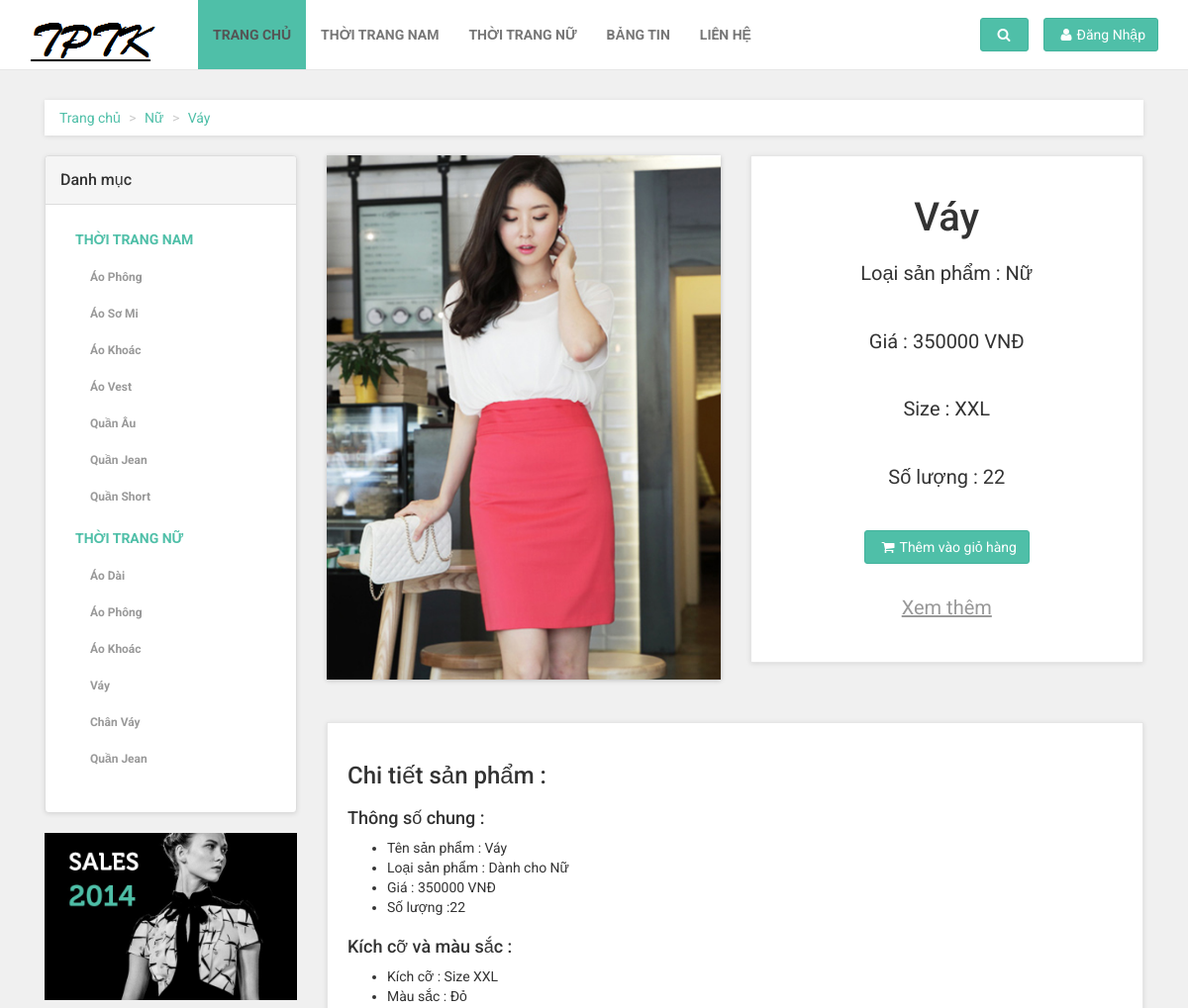
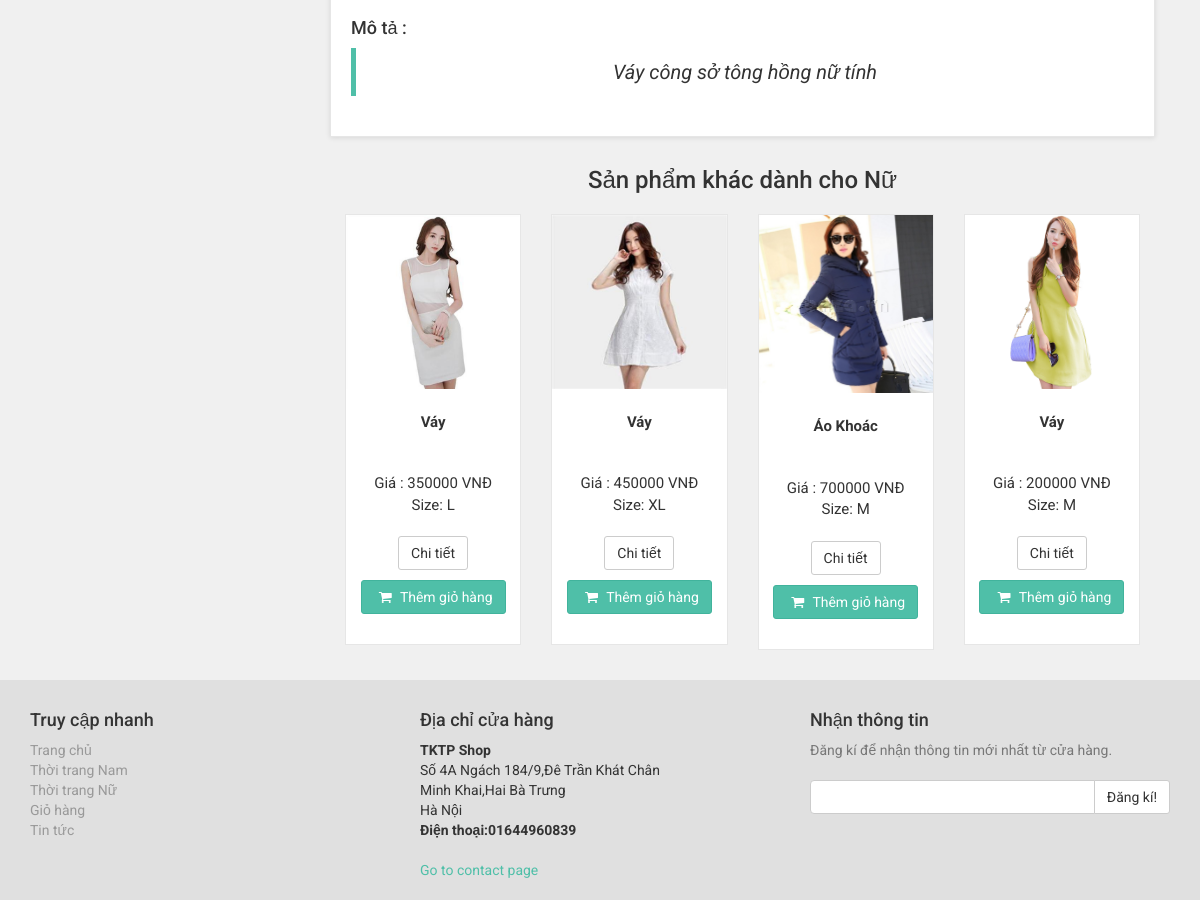
The app's page /views/khachhang/route.php?controller=controller_sanpham&action=showSP_detail&id_sp=23 with its own data (2 pictures, top to bottom).
### tables this page shows
CREATE TABLE `sanpham` (
  `idsanpham` int(11) NOT NULL,
  `tensanpham` varchar(40) DEFAULT NULL,
  `loaisanpham` varchar(40) DEFAULT NULL,
  `giasanpham` double DEFAULT NULL,
  `mausacsanpham` varchar(40) DEFAULT NULL,
  `sizesanpham` varchar(11) DEFAULT NULL,
  `soluongsanpham` int(40) DEFAULT NULL,
  `motasanpham` text,
  `urlanhsanpham` varchar(255) DEFAULT NULL
);

### controllers/controller_sanpham.php (called while the page is built, shortened)
<?php
require_once (__DIR__."/../models/model_sanpham.php");
require_once (__DIR__."/../models/sanpham.php");
class controller_sanpham {
    private $modelSP;
    public function __construct()
    {
        $this->modelSP=new Model_Sanpham();
    }
    public function showSP_detail(){
        $data=$this->modelSP->getSP_id($_GET['id_sp']);
        $sp=$data;
        $data_sp=$this->modelSP->getSP_type_limit($sp-> getLoaisanpham(),0,4);
        require_once (__DIR__."/../views/khachhang/detail.php");
    }
}
?>

### views/khachhang/route.php (called while the page is built, shortened)
<?php
if(isset($_GET["controller"])&&isset($_GET["action"])){
     $action= $_GET["action"];
}
else{
    $controller="controller_error";
    $action="error";
}
$control= new $controller;
$control->$action();
?>

### models/model_sanpham.php (called while the page is built, shortened)
<?php
require_once("DBconnector.php");
require_once ("sanpham.php");
class Model_Sanpham{
    private $conn;
    public function __construct()
    {
        $dbconnect= new DBConnector();
        $this->conn = $dbconnect->connect();
    }
    public function getSP_id($id){
        $sql="select * from sanpham where sanpham.idsanpham='".$id."';";
        $result=$this->conn->query($sql);
        while($row=$result->fetch_assoc()){
            $sp= new sanpham($row['idsanpham'],$row['tensanpham'],$row['loaisanpham'],$row['giasanpham'],$row['mausacsanpham'],$row['sizesanpham'],
                $row['soluongsanpham'],$row['motasanpham'],$row['urlanhsanpham']);
        }
        return $sp;
    }
    public function getSP_type_limit($type,$start,$limit){
        $sql="select * from sanpham where sanpham.loaisanpham='".$type."' limit ".$start.",".$limit.";";
        $result=$this->conn->query($sql);
        $array_sp= array();
        while($row=$result->fetch_assoc()){
            $sp= new sanpham($row['idsanpham'],$row['tensanpham'],$row['loaisanpham'],$row['giasanpham'],$row['mausacsanpham'],$row['sizesanpham'],
                $row['soluongsanpham'],$row['motasanpham'],$row['urlanhsanpham']);
            array_push($array_sp,$sp);
        }
        return $array_sp;
    }
}
?>

### models/DBconnector.php (called while the page is built)
<?php
class DBConnector {
    public function connect(){
        $host='localhost';
        $user='root';
        $password='123456';
        $db='csdl_congngheweb';
        $connection=mysqli_connect($host,$user,$password,$db);
        mysqli_set_charset($connection,"utf8");
        return $connection;
    }
}
?>

### models/sanpham.php (called while the page is built, shortened)
<?php
class sanpham {
    private $idsanpham;
    private $tensanpham;
    private $loaisanpham;
    private $giasanpham;
    private $mausacsanpham;
    private $sizesanpham;
    private $soluongsanpham;
    private $motasanpham;
    private $urlanhsanpham;
    public function __construct($idsanpham, $tensanpham, $loaisanpham, $giasanpham, $mausacsanpham, $sizesanpham, $soluongsanpham, $motasanpham, $urlanhsanpham)
    {
        $this->idsanpham = $idsanpham;
        $this->tensanpham = $tensanpham;
        $this->loaisanpham = $loaisanpham;
        $this->giasanpham = $giasanpham;
        $this->mausacsanpham = $mausacsanpham;
        $this->sizesanpham = $sizesanpham;
        $this->soluongsanpham = $soluongsanpham;
        $this->motasanpham = $motasanpham;
        $this->urlanhsanpham = $urlanhsanpham;
    }
    public function getIdsanpham()
    {
        return $this->idsanpham;
    }
    public function getTensanpham()
    {
        return $this->tensanpham;
    }
    public function getLoaisanpham()
    {
        return $this->loaisanpham;
    }
    public function getGiasanpham()
    {
        return $this->giasanpham;
    }
    public function getMausacsanpham()
    {
        return $this->mausacsanpham;
    }
    public function getSizesanpham()
    {
        return $this->sizesanpham;
    }
    public function getSoluongsanpham()
    {
        return $this->soluongsanpham;
    }
    public function getMotasanpham()
    {
        return $this->motasanpham;
    }
    public function getUrlanhsanpham()
    {
        return $this->urlanhsanpham;
    }
}
?>

### views/khachhang/detail.php (the view, shortened to what this page needs)
<?php
include 'header.php';
 require_once ("../../models/model_sanpham.php");
?>
    <div id="all">
        <div id="content">
            <div class="container">
                <div class="col-md-12">
                    <ul class="breadcrumb">
                        <li><a href="index.php">Trang chủ</a>
                        </li>
                        <li><a href="route.php?controller=controller_sanpham&action=showSP_type&type_sp=<?php echo $sp->getLoaisanpham();?>"><?php  echo $sp->getLoaisanpham();?></a>
                        </li>
                        <li><a href="route.php?controller=controller_sanpham&action=showSP_type&type_sp=<?php echo $sp->getLoaisanpham();?>&name_sp=<?php echo $sp->getTensanpham(); ?>"><?php echo $sp->getTensanpham(); ?></a>
                        </li>
                    </ul>
                </div>
                <div class="col-md-3">
                    <div class="panel panel-default sidebar-menu">
                        <div class="panel-heading">
                            <h3 class="panel-title">Danh mục</h3>
                        </div>
                        <div class="panel-body">
                            <ul class="nav nav-pills nav-stacked category-menu">
                                <li>
                                    <a href="route.php?controller=controller_sanpham&action=showSP_type&type_sp=Nam">thời trang nam</a>
                                    <ul>
                                        <li><a href="route.php?controller=controller_sanpham&action=showSP_name&type_sp=Nam&name_sp=Áo Phông">Áo Phông</a>
                                        </li>
                                        </li>
                                        <li><a href="route.php?controller=controller_sanpham&action=showSP_name&type_sp=Nam&name_sp=Áo Sơ Mi">Áo Sơ Mi</a>
                                        </li>
                                        <li><a href="route.php?controller=controller_sanpham&action=showSP_name&type_sp=Nam&name_sp=Áo Khoác">Áo Khoác</a>
                                        </li>
                                        <li><a href="route.php?controller=controller_sanpham&action=showSP_name&type_sp=Nam&name_sp=Áo Vest">Áo Vest</a>
                                        </li>
                                        <li><a href="route.php?controller=controller_sanpham&action=showSP_name&type_sp=Nam&name_sp=Quần Âu">Quần Âu</a>
                                        </li>
                                        <li><a href="route.php?controller=controller_sanpham&action=showSP_name&type_sp=Nam&name_sp=Quần Jean">Quần Jean</a>
                                        </li>
                                        <li><a href="route.php?controller=controller_sanpham&action=showSP_name&type_sp=Nam&name_sp=Quần Short">Quần Short</a>
                                        </li>
                                    </ul>
                                <li>
                                    <a href="route.php?controller=controller_sanpham&action=showSP_type&type_sp=Nữ">Thời trang nữ</a>
                                    <ul>
                                        <li><a href="route.php?controller=controller_sanpham&action=showSP_name&type_sp=Nữ&name_sp=Áo Dài">Áo Dài</a>
                                        </li>
                                        <li><a href="route.php?controller=controller_sanpham&action=showSP_name&type_sp=Nữ&name_sp=Áo Phông">Áo Phông</a>
                                        </li>
                                        <li><a href="route.php?controller=controller_sanpham&action=showSP_name&type_sp=Nữ&name_sp=Áo Khoác">Áo Khoác</a>
                                        </li>
                                        <li><a href="route.php?controller=controller_sanpham&action=showSP_name&type_sp=Nữ&name_sp=Váy">Váy</a>
                                        </li>
                                        <li><a href="route.php?controller=controller_sanpham&action=showSP_name&type_sp=Nữ&name_sp=Chân Váy">Chân Váy</a>
                                        </li>
                                        <li><a href="route.php?controller=controller_sanpham&action=showSP_name&type_sp=Nữ&name_sp=Quần Jean">Quần Jean</a>
                                        </li>
                                    </ul>
                                </li>
                        </div>
                    </div>
                    <div class="banner">
                        <a href="#">
                            <img src="img/banner.jpg" alt="sales 2014" class="img-responsive">
                        </a>
                    </div>
                </div>
                <div class="col-md-9">
                    <div class="row" id="productMain">
                        <div class="col-sm-6">
                            <div id="mainImage">
                                <img src="<?php echo $sp->getUrlanhsanpham(); ?>" alt="" class="img-responsive">
                            </div>
                        </div>
                        <div class="col-sm-6">
                            <div class="box">
                                <h1 class="text-center"><?php echo $sp->getTensanpham(); ?></h1>
                                <p>Loại sản phẩm : <?php  echo $sp->getLoaisanpham();?></p><br>
                                <p>Giá : <?php  echo $sp->getGiasanpham();?> VNĐ</p><br>
                                <p> Size : <?php  echo $sp->getSizesanpham();?></p><br>
                                <p> Số lượng : <?php  echo $sp->getSoluongsanpham();?></p><br>
                                <p class="text-center buttons">
                                    <button id="<?php echo $sp->getIdsanpham(); ?>" class="btn btn-primary"><i class="fa fa-shopping-cart"></i>Thêm vào giỏ hàng</button>
                                </p>
                                <p class="goToDescription"><a href="#details" class="scroll-to">Xem thêm </a>
                                </p>
                            </div>
                        </div>
                    </div>
                    <div class="box" id="details">
                        <p>
                            <h3>Chi tiết sản phẩm : </h3>
                            <h4>Thông số chung : </h4>
                            <ul>
                                <li>Tên sản phẩm : <?php echo $sp->getTensanpham(); ?></li>
                                <li>Loại sản phẩm : Dành cho <?php  echo $sp->getLoaisanpham();?></li>
                                <li>Giá : <?php  echo $sp->getGiasanpham();?> VNĐ</li>
                                <li>Số lượng :<?php  echo $sp->getSoluongsanpham();?></li>
                            </ul>
                            <h4>Kích cỡ và màu sắc :</h4>
                            <ul>
                                <li>Kích cỡ : Size <?php  echo $sp->getSizesanpham();?></li>
                                <li>Màu sắc : <?php  echo $sp->getMausacsanpham();?></li>
                            </ul>
                            <h4>Mô tả :</h4>
                            <blockquote>
                                <p><em><?php  echo $sp-> getMotasanpham();?></em>
                                </p>
                            </blockquote>
                    </div>
                    <div >
                        <h3 class="title" style=" text-align: center;">Sản phẩm khác dành cho <?php  echo $sp->getLoaisanpham();?> </h3>
                    </div>
                    <?php
                    if(count($data_sp)!=0){
                        foreach ($data_sp as $item) {
                            ?>
                            <div class="col-md-3 col-sm-6">
                                <div class="product same-height">
                                    <a href="route.php?controller=controller_sanpham&action=showSP_detail&id_sp=<?php echo $item->getIdsanpham(); ?>"
                                       class="visible">
                                        <img src="<?php echo $item->getUrlanhsanpham(); ?>" alt=""
                                             class="img-responsive">
                                    </a>
                                    <div class="text">
                                        <h3><?php echo $item->getTensanpham(); ?></h3>
                                        <p class="price">Giá : <?php echo $item->getGiasanpham(); ?> VNĐ<br>
                                            Size: <?php echo $item->getSizesanpham(); ?></p>
                                        <p class="buttons">
                                            <a href="route.php?controller=controller_sanpham&action=showSP_detail&id_sp=<?php echo $item-> getIdsanpham();?>" class="btn btn-default">Chi tiết</a>
                                            <button id="<?php echo $item->getIdsanpham(); ?>" class="btn btn-primary"><i class="fa fa-shopping-cart"></i> Thêm giỏ hàng</button>
                                        </p>
                                    </div>
                                </div>
                            </div>
                            <?php
                               }
                            }
                         ?>
                    </div>
                </div>
            </div>
        </div>
<?php include 'footer.php' ?>

### records on screen
sanpham: loaisanpham "Nữ", tensanpham "Váy", urlanhsanpham (picture), giasanpham "350000", sizesanpham "XXL", soluongsanpham "22", mausacsanpham "Đỏ", motasanpham "Váy công sở tông hồng nữ tính"
sanpham: urlanhsanpham (picture), tensanpham "Váy", giasanpham "350000", sizesanpham "L"
sanpham: urlanhsanpham (picture), tensanpham "Váy", giasanpham "450000", sizesanpham "XL"
sanpham: urlanhsanpham (picture), tensanpham "Áo Khoác", giasanpham "700000", sizesanpham "M"
sanpham: urlanhsanpham (picture), tensanpham "Váy", giasanpham "200000", sizesanpham "M"
